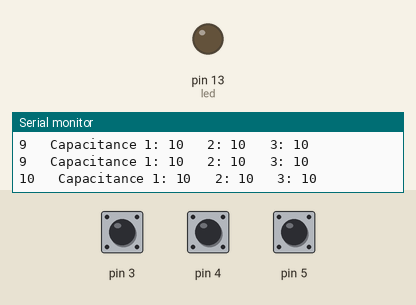
A sketch run on a simulated Arduino Uno, built with avr-gcc and run on an emulated ATmega328P. Shown: output pins drawn as LEDs (lit = HIGH), the last lines printed to the serial monitor. Inputs (shaded band) come from the test bench; at power-on: pin 3 HIGH, pin 4 HIGH, pin 5 HIGH.

Above: at 1.2 s.
1.3 s: pin 3 pulled LOW for 0.15 s
At 2.4 s:
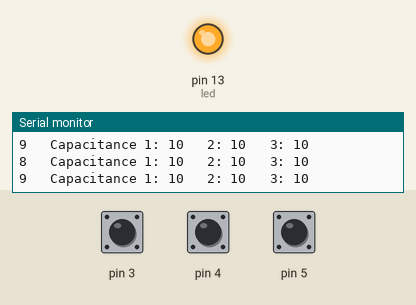
2.9 s: pin 4 pulled LOW for 0.15 s
4.5 s: pin 5 pulled LOW for 0.15 s
6.1 s: pin 3 pulled LOW for 1 s
10.1 s: pin 4 pulled LOW for 1 s
14.1 s: pin 5 pulled LOW for 1 s
Timing chart, 0 to 17.1 s (numbered marks = the images above; inputs shaded):
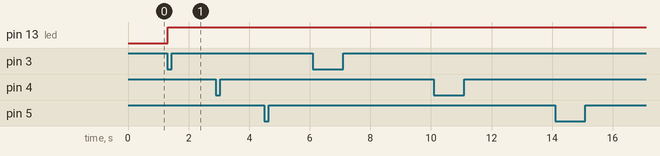

The sketch:

led_binary_triple.ino
```cpp
#include <CapacitiveSensor.h>

/*
 * CapitiveSense Library Demo Sketch
 * Paul Badger 2008
 * Uses a high value resistor e.g. 10M between send pin and receive pin
 * Resistor effects sensitivity, experiment with values, 50K - 50M. Larger resistor values yield larger sensor values.
 * Receive pin is the sensor pin - try different amounts of foil/metal on this pin
 *
 * Schema: http://i.stack.imgur.com/FMI00.png
 */


CapacitiveSensor   cs_2_3 = CapacitiveSensor(2, 3);       // 10M resistor between pins 4 & 2, pin 2 is sensor pin, add a wire and or foil if desired
CapacitiveSensor   cs_2_4 = CapacitiveSensor(2, 4);
CapacitiveSensor   cs_2_5 = CapacitiveSensor(2, 5);


const int led = 13;        // pin that the Led is attached to
int sensorMin = 50;        // minimum sensor value
int sensorMax = 3200;           // maximum sensor value
void setup()
{
  cs_2_3.set_CS_AutocaL_Millis(0xFFFFFFFF);     // turn off autocalibrate on channel 1 - just as an example
  Serial.begin(9600);
  pinMode(led, OUTPUT);
}

void loop()
{
  long start = millis();
  long total1 =  cs_2_3.capacitiveSensor(30);
  long total2 =  cs_2_4.capacitiveSensor(30);
  long total3 =  cs_2_5.capacitiveSensor(30);

  if (total1 > (sensorMax / 2 - sensorMin)) {
    digitalWrite(led, HIGH);
    Serial.println("Primo");
  }


  if (total2 > (sensorMax / 2 - sensorMin)) {
    digitalWrite(led, HIGH);
    Serial.println("Secondo");
  }

  if (total3 > (sensorMax / 2 - sensorMin)) {
    digitalWrite(led, HIGH);
    Serial.println("terzo");
  }

  Serial.print(millis() - start);        // check on performance in milliseconds
  Serial.print("\t Capacitance 1: ");                    // tab character for debug windown spacing

  Serial.print(total1);                  // print sensor output 1
  Serial.print("\t 2: ");                    // tab character for debug windown spacing

  Serial.print(total2);                  // print sensor output 1
  Serial.print("\t 3: ");                    // tab character for debug windown spacing
  Serial.println(total3);                  // print sensor output 1

  delay(1);                             // arbitrary delay to limit data to serial port
}
```

Measured:
- after the input at 1.3 s, pin 13 (led): LOW → HIGH at once
